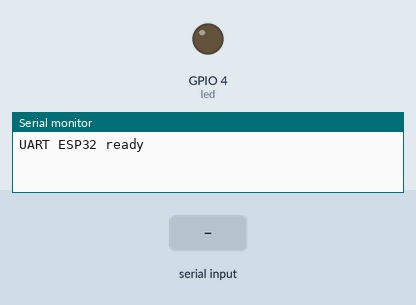
Bench run of a program on a simulated ESP32. Shown: output pins drawn as LEDs (lit = HIGH), the last lines printed to the serial monitor. Inputs (shaded band) come from the test bench.

Above: at 1.2 s.
1.3 s: "btn" received over the second serial link
At 2.7 s:
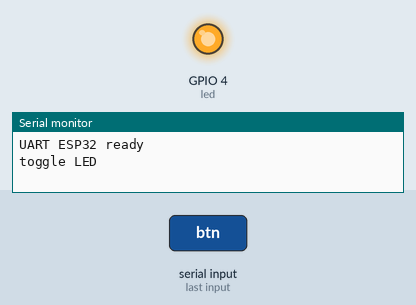
Timing chart, 0 to 4.3 s (numbered marks = the images above; inputs shaded):
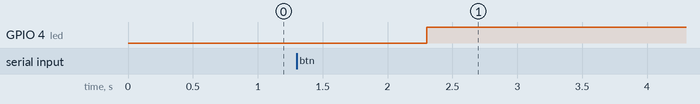

The program:

main.cpp
```cpp
/*
        _          _ ______ _____ _____
       (_)        | |  ____|  __ \_   _|
  _ __  ___  _____| | |__  | |  | || |
 | '_ \| \ \/ / _ \ |  __| | |  | || |
 | |_) | |>  <  __/ | |____| |__| || |_
 | .__/|_/_/\_\___|_|______|_____/_____|
 | |
 |_|

www.pixeledi.eu | https://linktr.ee/pixeledi
UART with ESP3 und Arduino UNO | V1.0 | 05.2023
*/

#include <Arduino.h>
#include <HardwareSerial.h>

unsigned long previousMillis = millis();
HardwareSerial SerialESP32(2); // UART 2 -> Pinout
const byte led = 4;

void setup()
{
  Serial.begin(115200); // Serial Monitor
  SerialESP32.begin(9600, SERIAL_8N1, 16, 17);

  // // Wait for the serial ports to initialize
  while (!Serial && !SerialESP32)
  {
    delay(10);
  }
  pinMode(led, OUTPUT);
  Serial.println("UART ESP32 ready");
}

void loop()
{
  while (SerialESP32.available() > 0)
  {

    // uint8_t byteFromSerial = SerialESP32.read();
    // Serial.println("raw bytes");

    String receivedData = SerialESP32.readString(); // Read the incoming data

    receivedData.trim();
    if (receivedData == "btn")
    {
      // toggle LED
      digitalWrite(led, !digitalRead(led));

      Serial.println("toggle LED");
    }
  }
}
```

Measured:
- after the input at 1.3 s, GPIO 4 (led): LOW → HIGH after 1.0 s
